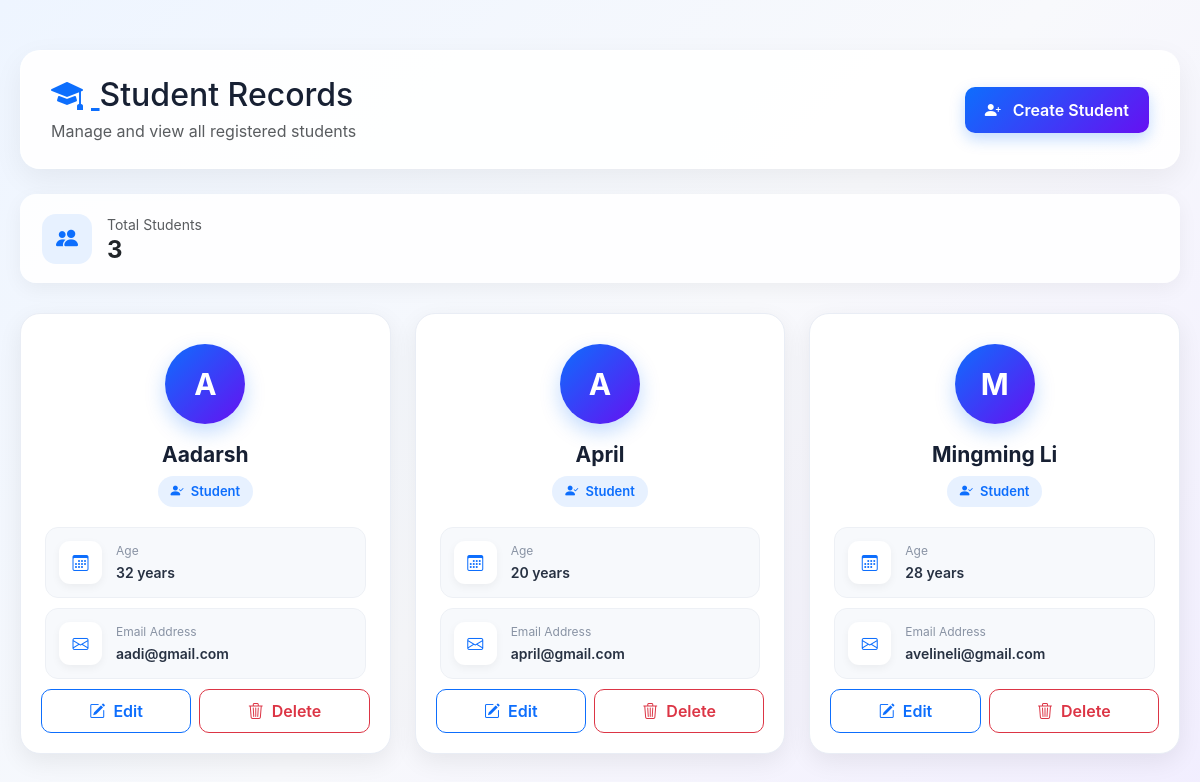
The app's page /, older data.
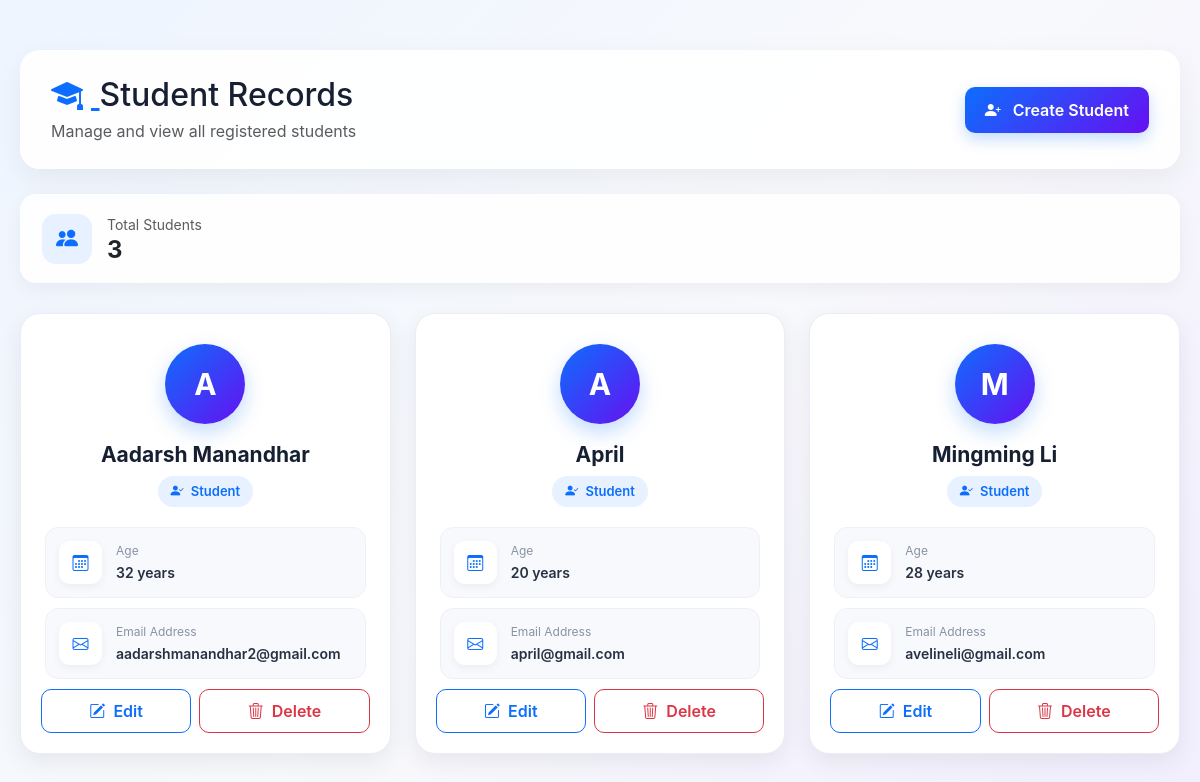
The same page, newer data.
### srs_app/models.py (models this page shows, shortened)
class Student(models.Model):
    name = models.CharField(max_length = 100)
    age = models.IntegerField()
    email = models.EmailField()

### srs_app/views.py (the view)
# urls.py: path("", views.student_list, name="student-list"),
def student_list(request):
    students = Student.objects.all()
    return render(
        request,
        "base.html",
        {"students": students},
    )

### templates/base.html (shortened to what the changed rows need)
{% load static %}
<!DOCTYPE html>
<html lang="en">
<head>
    <link href="{% static 'css/bootstrap.min.css' %}" rel="stylesheet">
    <link rel="stylesheet" href="https://cdn.jsdelivr.net/npm/bootstrap-icons@1.11.3/font/bootstrap-icons.min.css">
</head>
<body>
    <div class="main-container">
        <div class="page-header">
            <div>
                <h1>
                    <a href="/">
                        <i class="bi bi-mortarboard-fill text-primary me-2"></i>
                    </a>
                    Student Records
                </h1>
            </div>
        </div>
        <div class="row g-4">
            {% for student in students %}
            <div class="col-md-6 col-lg-4">
                <div class="student-card">
                    <div class="student-header text-center">
                        <div class="student-avatar">
                            {{ student.name|first|upper }}
                        </div>
                        <div class="student-name">
                            {{ student.name }}
                        </div>
                        <span class="student-badge">
                            <i class="bi bi-person-check-fill me-1"></i>
                            Student
                        </span>
                    </div>
                    <div class="card-body px-4">
                        <div class="student-info">
                            <div class="info-item">
                                <div class="info-icon">
                                    <i class="bi bi-calendar3"></i>
                                </div>
                                <div class="info-content">
                                    <small>
                                        Age
                                    </small>
                                    <p>
                                        {{ student.age }} years
                                    </p>
                                </div>
                            </div>
                            <div class="info-item">
                                <div class="info-icon">
                                    <i class="bi bi-envelope"></i>
                                </div>
                                <div class="info-content">
                                    <small>
                                        Email Address
                                    </small>
                                    <p>
                                        {{ student.email }}
                                    </p>
                                </div>
                            </div>
                        </div>
                    </div>
                    <div class="card-footer">
                        <div class="d-flex gap-2">
                            <a href="update/{{ student.id }}/" class="btn btn-outline-primary flex-fill action-btn">
                                <i class="bi bi-pencil-square me-1"></i>
                                Edit
                            </a>
                            <a href="delete/{{ student.pk }}/" class="btn btn-outline-danger flex-fill action-btn">
                                <i class="bi bi-trash3 me-1"></i>
                                Delete
                            </a>
                        </div>
                    </div>
                </div>
            </div>
            {% endfor %}
        </div>
</body>
</html>

Row changes from the older to the newer data that the page shows:
changed Student: name "Aadarsh" → "Aadarsh Manandhar"; email "aadi@gmail.com" → "aadarshmanandhar2@gmail.com"
